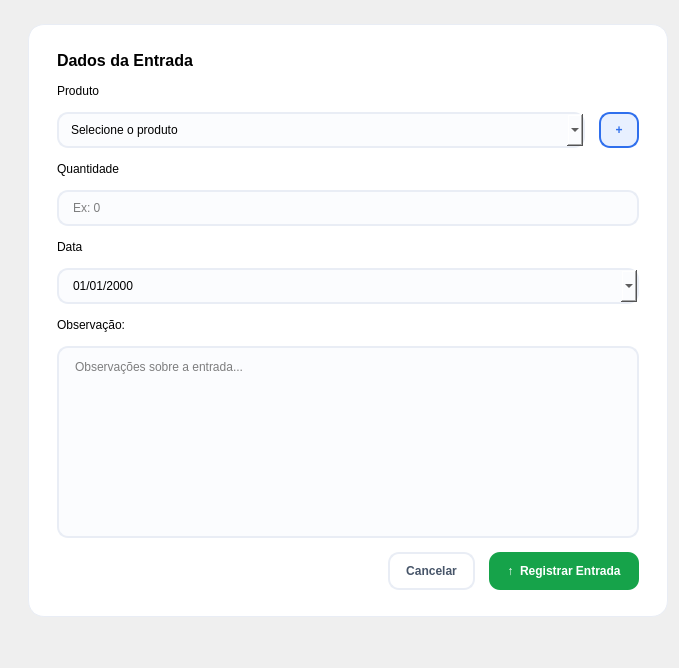
         <widget class="QWidget" name="page_entrada">
          <layout class="QVBoxLayout" name="entradaPageLayout">
           <property name="leftMargin">
            <number>28</number>
           </property>
           <property name="topMargin">
            <number>24</number>
           </property>
           <item>
            <widget class="QFrame" name="entradaFormFrame">
             <property name="minimumSize">
              <size>
               <width>640</width>
               <height>0</height>
              </size>
             </property>
             <property name="maximumSize">
              <size>
               <width>640</width>
               <height>16777215</height>
              </size>
             </property>
             <property name="styleSheet">
              <string notr="true">QFrame#entradaFormFrame { background-color: #ffffff; border: 1px solid #e9edf5; border-radius: 16px; }
QLineEdit, QComboBox, QTextEdit {
  border: 1.5px solid #e9edf5; border-radius: 11px; padding: 8px 12px; background-color: #fbfcfe;
}
QLineEdit:focus, QComboBox:focus, QTextEdit:focus { border: 1.5px solid #2f6fed; background-color: #ffffff; }</string>
             </property>
             <layout class="QVBoxLayout" name="entradaFormLayout">
              <property name="leftMargin">
               <number>28</number>
              </property>
              <property name="topMargin">
               <number>26</number>
              </property>
              <property name="rightMargin">
               <number>28</number>
              </property>
              <property name="bottomMargin">
               <number>26</number>
              </property>
              <property name="spacing">
               <number>14</number>
              </property>
              <item>
               <widget class="QLabel" name="entradaFormTitle">
                <property name="styleSheet">
                 <string notr="true">font-size: 12pt; font-weight: bold;</string>
                </property>
                <property name="text">
                 <string>Dados da Entrada</string>
                </property>
               </widget>
              </item>
              <item>
               <widget class="QLabel" name="produtoEntradaLabel">
                <property name="text">
                 <string>Produto</string>
                </property>
               </widget>
              </item>
              <item>
               <layout class="QHBoxLayout" name="produtoEntradaRow">
                <item>
                 <widget class="QComboBox" name="produtoEntradaComboBox">
                  <item>
                   <property name="text">
                    <string>Selecione o produto</string>
                   </property>
                  </item>
                  <item>
                   <property name="text">
                    <string>Mouse Óptico USB</string>
                   </property>
                  </item>
                  <item>
                   <property name="text">
                    <string>Teclado USB</string>
                   </property>
                  </item>
                  <item>
                   <property name="text">
                    <string>Monitor 21.5"</string>
                   </property>
                  </item>
                 </widget>
                </item>
                <item>
                 <widget class="QPushButton" name="btnNovoProdutoEntrada">
                  <property name="minimumSize">
                   <size>
                    <width>40</width>
                    <height>36</height>
                   </size>
                  </property>
                  <property name="maximumSize">
                   <size>
                    <width>40</width>
                    <height>36</height>
                   </size>
                  </property>
                  <property name="cursor">
                   <cursorShape>PointingHandCursor</cursorShape>
                  </property>
                  <property name="styleSheet">
                   <string notr="true">QPushButton { background-color: #e8f0ff; color: #2f6fed; border: 1.5px solid #2f6fed; border-radius: 11px; font-weight: bold; }
QPushButton:hover { background-color: #d9e6ff; }</string>
                  </property>
                  <property name="text">
                   <string>+</string>
                  </property>
                 </widget>
                </item>
               </layout>
              </item>
              <item>
               <widget class="QLabel" name="qtdEntradaLabel">
                <property name="text">
                 <string>Quantidade</string>
                </property>
               </widget>
              </item>
              <item>
               <widget class="QLineEdit" name="qtdEntradaLineEdit">
                <property name="placeholderText">
                 <string>Ex: 0</string>
                </property>
               </widget>
              </item>
              <item>
               <widget class="QLabel" name="dataEntradaLabel">
                <property name="text">
                 <string>Data</string>
                </property>
               </widget>
              </item>
              <item>
               <widget class="QDateEdit" name="dataEntradaDateEdit">
                <property name="calendarPopup">
                 <bool>true</bool>
                </property>
                <property name="displayFormat">
                 <string>dd/MM/yyyy</string>
                </property>
                <property name="styleSheet">
                 <string notr="true">QDateEdit { border: 1.5px solid #e9edf5; border-radius: 11px; padding: 8px 12px; background-color: #fbfcfe; }</string>
                </property>
               </widget>
              </item>
              <item>
               <widget class="QLabel" name="obsEntradaLabel">
                <property name="text">
                 <string>Observação:</string>
                </property>
               </widget>
              </item>
              <item>
               <widget class="QTextEdit" name="obsEntradaTextEdit">
                <property name="minimumSize">
                 <size>
                  <width>0</width>
                  <height>80</height>
                 </size>
                </property>
                <property name="placeholderText">
                 <string>Observações sobre a entrada...</string>
                </property>
               </widget>
              </item>
              <item>
               <layout class="QHBoxLayout" name="entradaActionsLayout">
                <item>
                 <spacer name="entradaActionsSpacer">
                  <property name="orientation">
                   <enum>Qt::Horizontal</enum>
                  </property>
                  <property name="sizeHint" stdset="0">
                   <size>
                    <width>40</width>
                    <height>20</height>
                   </size>
                  </property>
                 </spacer>
                </item>
                <item>
                 <widget class="QPushButton" name="btnCancelarEntrada">
                  <property name="minimumSize">
                   <size>
                    <width>0</width>
                    <height>38</height>
                   </size>
                  </property>
                  <property name="styleSheet">
                   <string notr="true">QPushButton { background-color: #ffffff; color: #475569; border: 1.5px solid #e9edf5; border-radius: 11px; padding: 0 16px; font-weight: bold; }
QPushButton:hover { background-color: #f4f6fb; }</string>
                  </property>
                  <property name="text">
                   <string>Cancelar</string>
                  </property>
                 </widget>
                </item>
                <item>
                 <widget class="QPushButton" name="btnRegistrarEntrada">
                  <property name="minimumSize">
                   <size>
                    <width>0</width>
                    <height>38</height>
                   </size>
                  </property>
                  <property name="cursor">
                   <cursorShape>PointingHandCursor</cursorShape>
                  </property>
                  <property name="styleSheet">
                   <string notr="true">QPushButton { background-color: #16a34a; color: #ffffff; border: none; border-radius: 11px; padding: 0 18px; font-weight: bold; }
QPushButton:hover { background-color: #128040; }</string>
                  </property>
                  <property name="text">
                   <string>↑  Registrar Entrada</string>
                  </property>
                 </widget>
                </item>
               </layout>
              </item>
             </layout>
            </widget>
           </item>
           <item>
            <spacer name="entradaBottomSpacer">
             <property name="orientation">
              <enum>Qt::Vertical</enum>
             </property>
             <property name="sizeHint" stdset="0">
              <size>
               <width>20</width>
               <height>40</height>
              </size>
             </property>
            </spacer>
           </item>
          </layout>
         </widget>
